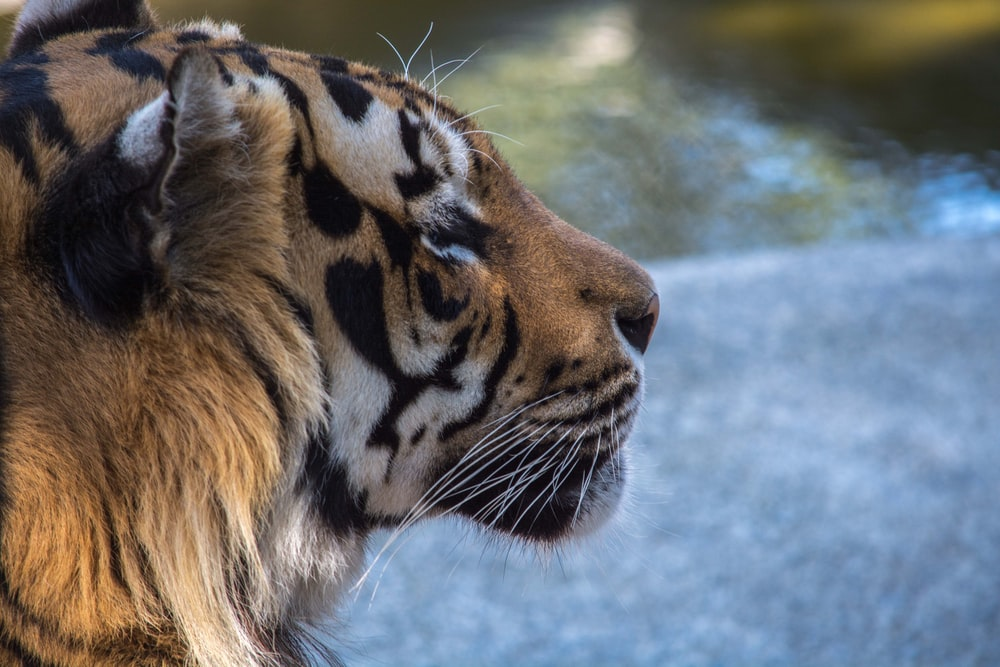
#> input picture pic.jpg, 1000 x 667 px, given in place of pic.png, which was not available
$ jupyter execute 'folder 3.2.ipynb'
#> lines starting #> are read from the running program, lines starting #| are printed output that depends on the picture; pictures that were not available may be replaced by others from this repository, and a replacement may not be noted
[cell 1]
import cv2
import numpy as np

[cell 2]
image = cv2.imread('./pictures/pic.png')
#> image is the input picture: shape (667, 1000, 3); mean B, G, R 113.4, 109.7, 107.6

[cell 3]
height,width = image.shape[:2]
#> height = 667; width = 1000
quarter_height,quarter_width = height/4 , width/4
#> quarter_height = 166.8; quarter_width = 250
T = np.float64([[1,0,quarter_width],[0,1,quarter_height]])
#> T = [[1, 0, 250], [0, 1, 166.8]]
img_translation = cv2.warpAffine(image, T, (width,height))
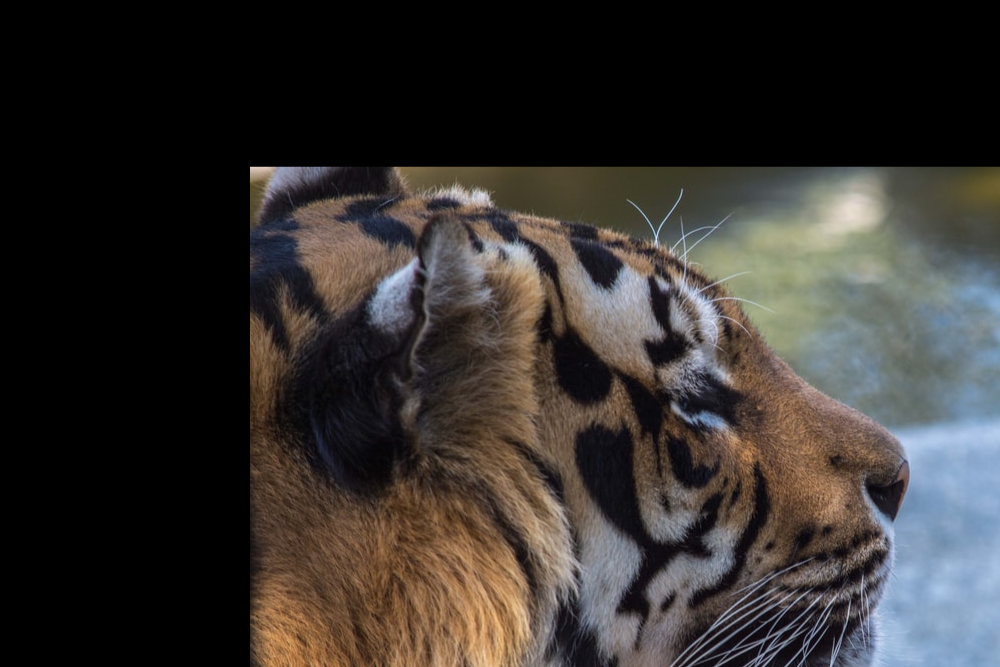
#> img_translation: shape (667, 1000, 3); mean B, G, R 47.6, 50.5, 54.2

cv2.imshow('translation',img_translation)
cv2.waitKey()
cv2.destroyAllWindows()

[cell 4]
print(T)
#| [[  1.     0.   250.  ]
#|  [  0.     1.   166.75]]

[cell 5]
rotation_matrix = cv2.getRotationMatrix2D((width/2,height/2),90,1)
rotated_image = cv2.warpAffine(image,rotation_matrix,(width,height))
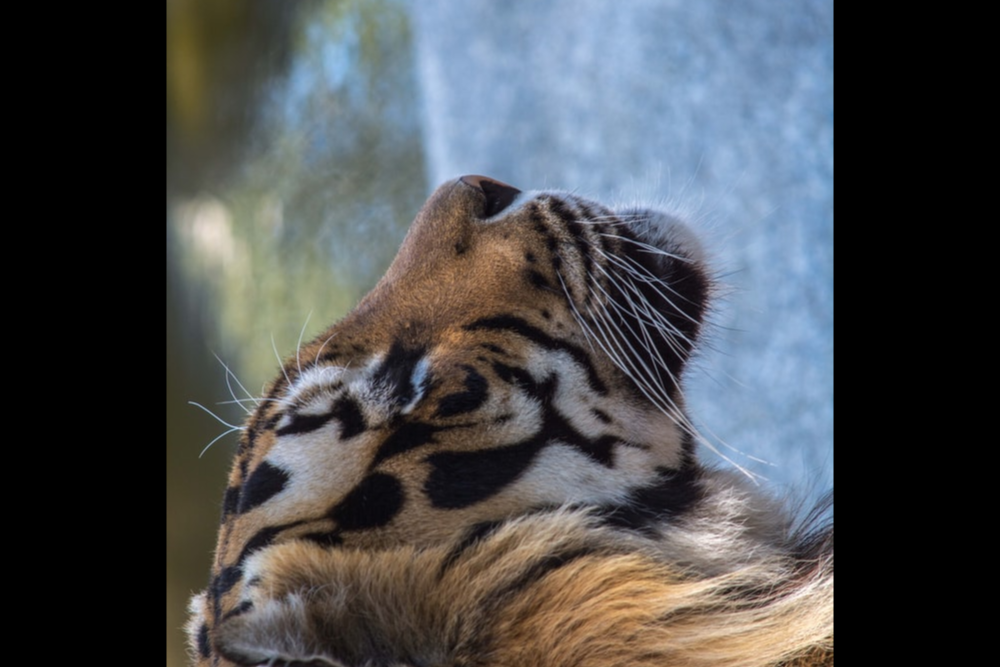
#> rotated_image: shape (667, 1000, 3); mean B, G, R 79.4, 76.6, 74.5

cv2.imshow('rotated image',rotated_image)
cv2.waitKey()
cv2.destroyAllWindows()

[cell 6]
rotated_image2 = cv2.transpose(image)
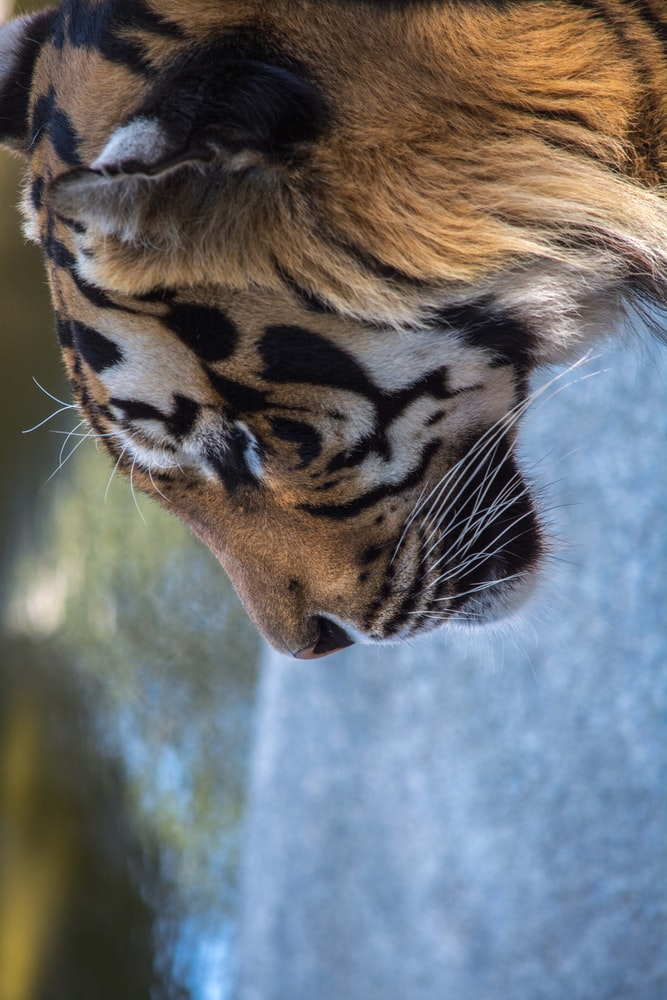
#> rotated_image2: shape (1000, 667, 3); mean B, G, R 113.4, 109.7, 107.6
cv2.imshow('rotated image - method 2',rotated_image2)
cv2.waitKey()
cv2.destroyAllWindows()

$ run again, with aa.jpg copied over pic.jpg
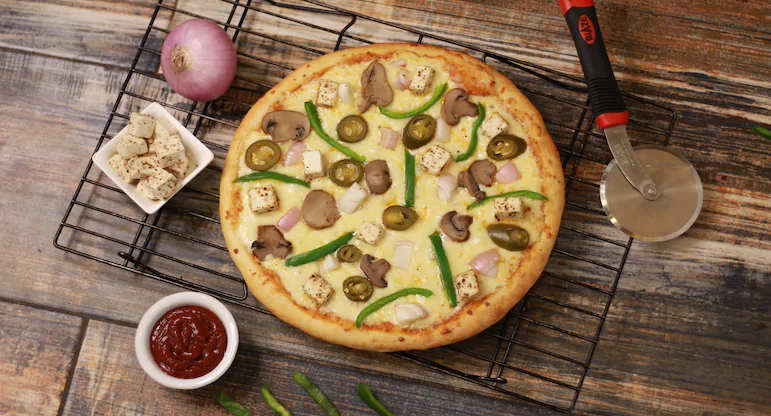
#> input picture aa.jpg, 771 x 416 px, given in place of pic.png, which was not available
#> image is the input picture: shape (416, 771, 3); mean B, G, R 81.1, 108.9, 136
#| [[  1.     0.   192.75]
#|  [  0.     1.   104.  ]]
#> `rotated_image = cv2.warpAffine(image,rotation_matrix,(width,height))`:
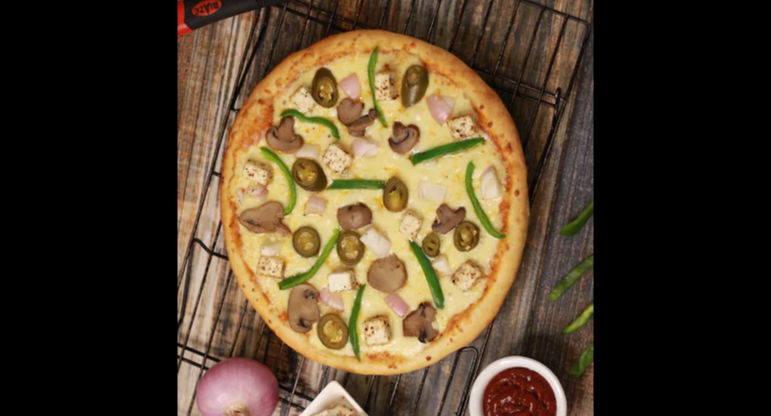
#> rotated_image: shape (416, 771, 3); mean B, G, R 41.2, 61.6, 77.3
#> `rotated_image2 = cv2.transpose(image)`:
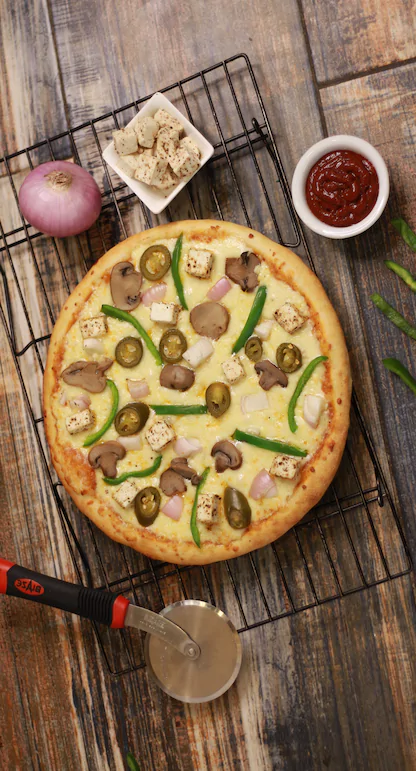
#> rotated_image2: shape (771, 416, 3); mean B, G, R 81.1, 108.9, 136
